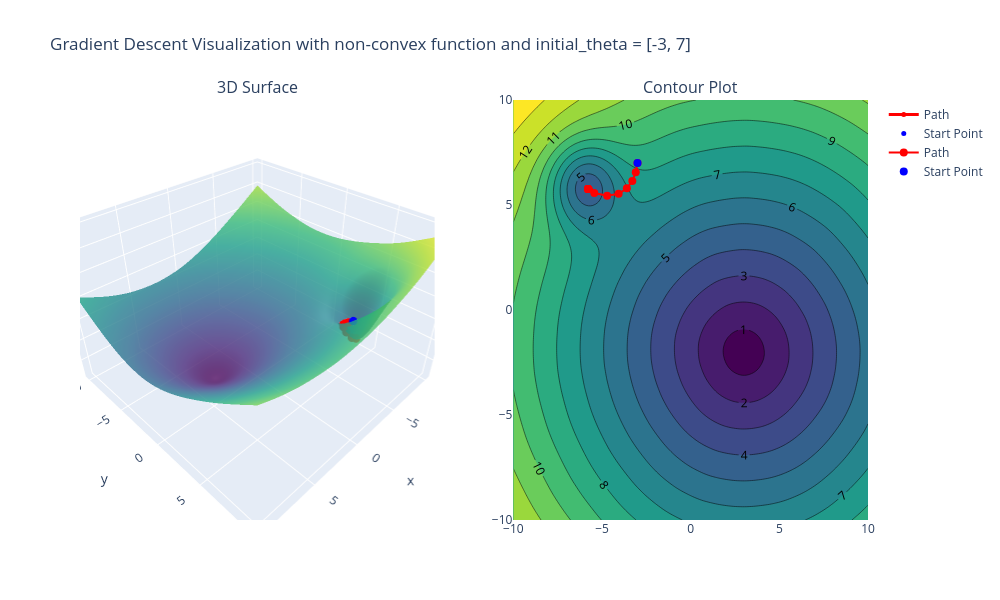

Notebook source saved alongside this figure:
### Markdown cell above
<!-- END QUESTION -->

<!-- BEGIN QUESTION -->

#### Question 4a, Part ii
Describe what happens when you change the `initial_theta` for the convex function? What about for the nonconvex function? What happens to the optimal parameters that gradient descent converges to and why?

**Hint**: for the **nonconvex objective function**, try `initial_theta` = $[-3, 7]$ and $[3, 7]$. You may need to play around with `alpha` and `num_updates` to determine where it is converging.

### Code cell
# `initial_theta = [-3, 7]`
visualize_gradient_descent(
    title = "Gradient Descent Visualization with non-convex function and initial_theta = [-3, 7]",
    X = X,
    y = y,
    initial_theta = [-3, 7],
    alpha = 0.5,
    num_updates = 20,
    batch_size = len(X),
    convex = False
)

# `initial_theta = [3, 7]`
visualize_gradient_descent(
    title = "Gradient Descent Visualization with non-convex function and initial_theta = [3, 7]",
    X = X,
    y = y,
    initial_theta = [3, 7],
    alpha = 0.5,
    num_updates = 20,
    batch_size = len(X),
    convex = False
)

### Figure 1 — Plotly figure (JSON) as saved in the notebook; plotly's stock layout.template omitted (floating-point values rounded to 4 significant figures; data arrays with more than 128 entries replaced by an {"elided": "..."} marker saying what was removed)
{"data": [{"colorscale": [[0, "#440154"], [0.1111, "#482878"], [0.2222, "#3e4989"], [0.3333, "#31688e"], [0.4444, "#26828e"], [0.5556, "#1f9e89"], [0.6667, "#35b779"], [0.7778, "#6ece58"], [0.8889, "#b5de2b"], [1, "#fde725"]], "opacity": 0.8, "scene": "scene", "showscale": false, "type": "surface", "x": {"elided": "100x100 float values"}, "y": {"elided": "100x100 float values"}, "z": {"elided": "100x100 float values"}}, {"line": {"color": "red", "width": 3}, "marker": {"color": "red", "size": 5}, "mode": "lines+markers", "name": "Path", "scene": "scene", "type": "scatter3d", "x": [-3.0, -3.099, -3.292, -3.6, -4.064, -4.714, -5.438, -5.788, -5.775, -5.778, -5.778, -5.778, -5.778, -5.778, -5.778, -5.778, -5.778, -5.778, -5.778, -5.778, -5.778], "y": [7.0, 6.558, 6.145, 5.792, 5.536, 5.443, 5.571, 5.757, 5.767, 5.765, 5.765, 5.765, 5.765, 5.765, 5.765, 5.765, 5.765, 5.765, 5.765, 5.765, 5.765], "z": [8.236, 7.827, 7.409, 6.95, 6.334, 5.404, 4.511, 4.348, 4.348, 4.348, 4.348, 4.348, 4.348, 4.348, 4.348, 4.348, 4.348, 4.348, 4.348, 4.348, 4.348]}, {"marker": {"color": "blue", "size": 5, "symbol": "circle"}, "mode": "markers", "name": "Start Point", "scene": "scene", "type": "scatter3d", "x": [-3], "y": [7], "z": [8.236]}, {"colorscale": [[0, "#440154"], [0.1111, "#482878"], [0.2222, "#3e4989"], [0.3333, "#31688e"], [0.4444, "#26828e"], [0.5556, "#1f9e89"], [0.6667, "#35b779"], [0.7778, "#6ece58"], [0.8889, "#b5de2b"], [1, "#fde725"]], "contours": {"showlabels": true}, "line": {"smoothing": 0.85}, "showscale": false, "type": "contour", "x": [-10.0, -9.798, -9.596, -9.394, -9.192, -8.99, -8.788, -8.586, -8.384, -8.182, -7.98, -7.778, -7.576, -7.374, -7.172, -6.97, -6.768, -6.566, -6.364, -6.162, -5.96, -5.758, -5.556, -5.354, -5.152, -4.949, -4.747, -4.545, -4.343, -4.141, -3.939, -3.737, -3.535, -3.333, -3.131, -2.929, -2.727, -2.525, -2.323, -2.121, -1.919, -1.717, -1.515, -1.313, -1.111, -0.9091, -0.7071, -0.5051, -0.303, -0.101, 0.101, 0.303, 0.5051, 0.7071, 0.9091, 1.111, 1.313, 1.515, 1.717, 1.919, 2.121, 2.323, 2.525, 2.727, 2.929, 3.131, 3.333, 3.535, 3.737, 3.939, 4.141, 4.343, 4.545, 4.747, 4.949, 5.152, 5.354, 5.556, 5.758, 5.96, 6.162, 6.364, 6.566, 6.768, 6.97, 7.172, 7.374, 7.576, 7.778, 7.98, 8.182, 8.384, 8.586, 8.788, 8.99, 9.192, 9.394, 9.596, 9.798, 10.0], "xaxis": "x", "y": [-10.0, -9.798, -9.596, -9.394, -9.192, -8.99, -8.788, -8.586, -8.384, -8.182, -7.98, -7.778, -7.576, -7.374, -7.172, -6.97, -6.768, -6.566, -6.364, -6.162, -5.96, -5.758, -5.556, -5.354, -5.152, -4.949, -4.747, -4.545, -4.343, -4.141, -3.939, -3.737, -3.535, -3.333, -3.131, -2.929, -2.727, -2.525, -2.323, -2.121, -1.919, -1.717, -1.515, -1.313, -1.111, -0.9091, -0.7071, -0.5051, -0.303, -0.101, 0.101, 0.303, 0.5051, 0.7071, 0.9091, 1.111, 1.313, 1.515, 1.717, 1.919, 2.121, 2.323, 2.525, 2.727, 2.929, 3.131, 3.333, 3.535, 3.737, 3.939, 4.141, 4.343, 4.545, 4.747, 4.949, 5.152, 5.354, 5.556, 5.758, 5.96, 6.162, 6.364, 6.566, 6.768, 6.97, 7.172, 7.374, 7.576, 7.778, 7.98, 8.182, 8.384, 8.586, 8.788, 8.99, 9.192, 9.394, 9.596, 9.798, 10.0], "yaxis": "y", "z": {"elided": "100x100 float values"}}, {"line": {"color": "red", "width": 2}, "marker": {"color": "red", "size": 8}, "mode": "lines+markers", "name": "Path", "type": "scatter", "x": [-3.0, -3.099, -3.292, -3.6, -4.064, -4.714, -5.438, -5.788, -5.775, -5.778, -5.778, -5.778, -5.778, -5.778, -5.778, -5.778, -5.778, -5.778, -5.778, -5.778, -5.778], "xaxis": "x", "y": [7.0, 6.558, 6.145, 5.792, 5.536, 5.443, 5.571, 5.757, 5.767, 5.765, 5.765, 5.765, 5.765, 5.765, 5.765, 5.765, 5.765, 5.765, 5.765, 5.765, 5.765], "yaxis": "y"}, {"marker": {"color": "blue", "size": 8, "symbol": "circle"}, "mode": "markers", "name": "Start Point", "type": "scatter", "x": [-3], "xaxis": "x", "y": [7], "yaxis": "y"}], "layout": {"annotations": [{"font": {"size": 16}, "showarrow": false, "text": "3D Surface", "x": 0.225, "xanchor": "center", "xref": "paper", "y": 1, "yanchor": "bottom", "yref": "paper"}, {"font": {"size": 16}, "showarrow": false, "text": "Contour Plot", "x": 0.775, "xanchor": "center", "xref": "paper", "y": 1, "yanchor": "bottom", "yref": "paper"}], "height": 600, "scene": {"domain": {"x": [0, 0.45], "y": [0, 1]}}, "title": {"text": "Gradient Descent Visualization with non-convex function and initial_theta = [-3, 7]"}, "width": 1000, "xaxis": {"anchor": "y", "domain": [0.55, 1]}, "yaxis": {"anchor": "x", "domain": [0, 1]}}}
